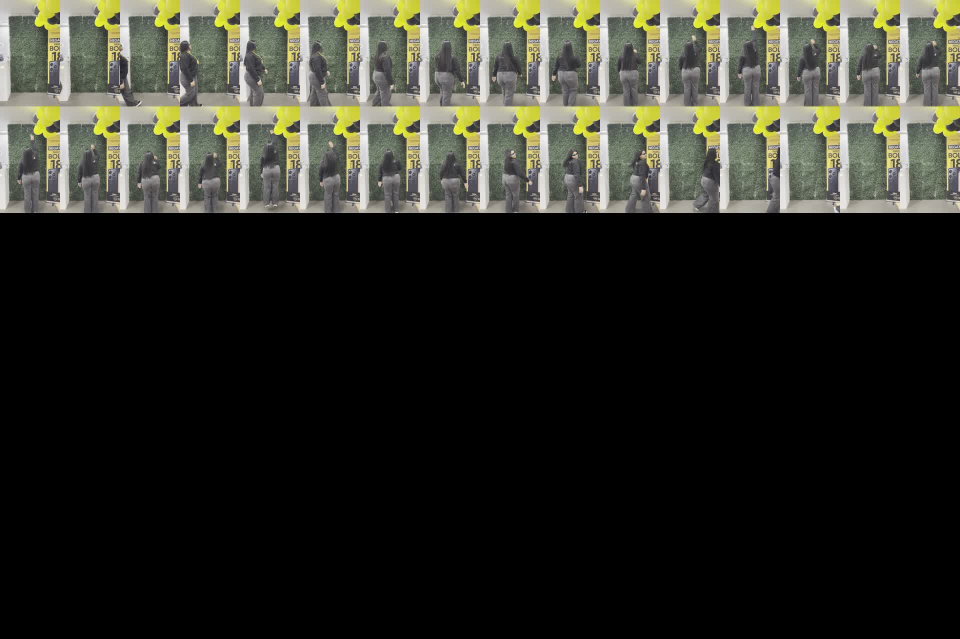
#> input picture realme-bf-07/analysis/src_sheet.jpg, 1920 x 1278 px (shown at 1/2 size)
$ python -i compose.py   (imports and definitions only)
#> lines starting #> are read from the running program, lines starting #| are printed output that depends on the picture; after the words box and inside, x2 and y2 are one past the last pixel; in counts of white or black regions, pixels touching at a corner belong together
# Trend do interruptor: interruptor amarelo/preto preso na parede, vira no toque (5,083 s) e o cartaz Pré-Black
# aparece na parede ATRÁS da pessoa. Áudio da referência com o silêncio alongado para a volta da música cair no toque.
# Uso: python3 scripts/compose.py <raiz> [--test t1,t2]
import subprocess, sys
import numpy as np
import cv2
import soundfile as sf

root = sys.argv[1]
W, H, FPS = 1080, 1920, 24
# [2 lines not run here, left out]
# [1 line that did not run here, left out]
TOUCH = 5.083                                            # mão encosta no interruptor (quadro 122)
REF_DROP, REF_STOP = 4.303, 2.175                        # na referência: volta e parada da música
SHIFT = TOUCH - REF_DROP                                 # silêncio a mais

# ---- elementos em coordenadas do quadro de referência (120)
SW = dict(cx=522, cy=418, w=168, h=76)                   # interruptor: à esquerda dos balões, sob os dedos
POSTER = dict(x=160, y=545, size=610)                    # cartaz na parede de grama, abaixo do interruptor
Y, K = (31, 210, 255), (17, 17, 17)                      # BGR amarelo realme / preto

def switch_img(state):
    """state 0 = desligado (pílula amarela, bolinha preta à direita), 1 = ligado (pílula preta, bolinha amarela à esquerda)"""
#> called with state = 0
    s = 4; w, h = SW["w"] * s, SW["h"] * s
    img = np.zeros((h, w, 4), np.float32)
    pill = np.zeros((h, w), np.uint8)
    r = h // 2
    cv2.rectangle(pill, (r, 0), (w - r, h), 255, -1); cv2.circle(pill, (r, r), r, 255, -1); cv2.circle(pill, (w - r, r), r, 255, -1)
#> after `cv2.rectangle(pill, (r, 0), (w - r, h), 255, -1)`:
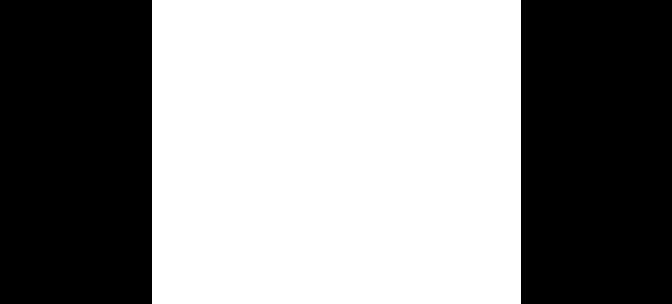
#> pill: shape (304, 672); 54.9% white; 2 black regions, box (x1, y1, x2, y2) and area: (0, 0, 152, 304) 46208, (521, 0, 672, 304) 45904
#> after `cv2.circle(pill, (w - r, r), r, 255, -1)`:
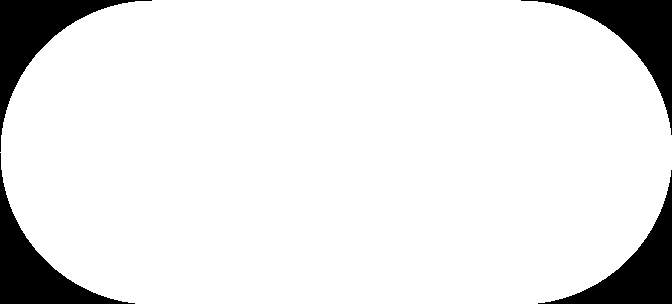
#> pill: shape (304, 672); 90.3% white; 4 black regions, box (x1, y1, x2, y2) and area: (0, 0, 152, 152) 5123, (521, 0, 672, 135) 4971, (0, 153, 135, 304) 4971, (538, 170, 672, 304) 4820
    col = np.float32(Y) * (1 - state) + np.float32(K) * state
    img[..., :3] = col; img[..., 3] = pill / 255.0
#> after `img[..., 3] = pill / 255.0`:
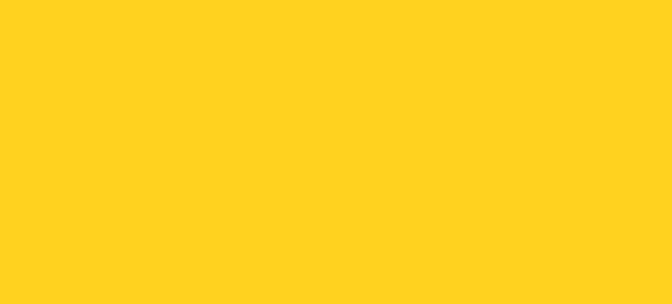
#> img: shape (304, 672, 4) float32; mean of channels 0, 1, 2, 3 31, 209.6, 255.7, 0.9; drawn as B, G, R
    kr = int(r * 0.78); kx = int((w - r) * (1 - state) + r * state)   # bolinha desliza da direita para a esquerda
    knob = np.zeros((h, w), np.uint8); cv2.circle(knob, (kx, r), kr, 255, -1)
#> after `cv2.circle(knob, (kx, r), kr, 255, -1)`:
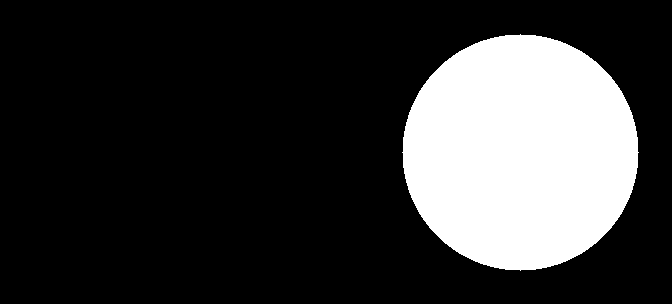
#> knob: shape (304, 672); 21.4% white; 1 white region, box (x1, y1, x2, y2) and area: (402, 34, 639, 271) 43709
    kcol = np.float32(K) * (1 - state) + np.float32(Y) * state
    ka = cv2.GaussianBlur(knob, (0, 0), 2) / 255.0
    img[..., :3] = img[..., :3] * (1 - ka[..., None]) + kcol * ka[..., None]
    # leve brilho e sombra para não parecer chapado
    shade = np.linspace(1.08, 0.92, h, dtype=np.float32)[:, None, None]
    img[..., :3] = np.clip(img[..., :3] * shade, 0, 255)
    return cv2.resize(img, (SW["w"], SW["h"]), interpolation=cv2.INTER_AREA)
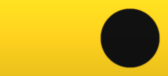
#> returned value: shape (76, 168, 4) float32; mean of channels 0, 1, 2, 3 28, 168.7, 199.8, 0.9; drawn as B, G, R

# [1 line not run here, left out]
# [1 line that did not run here, left out]

def place(layer_bgra, x0, y0, Hm):
    """deforma um elemento (BGRA float, posição x0,y0 no quadro de referência) para o quadro atual"""
    T = np.float32([[1, 0, x0], [0, 1, y0], [0, 0, 1]])
    M = Hm @ T
    out = cv2.warpPerspective(layer_bgra, M, (W, H), flags=cv2.INTER_LINEAR, borderMode=cv2.BORDER_CONSTANT)
    return out[..., :3], out[..., 3]

# recorte da pessoa (modelo de segmentação, scripts/segment.py): o cartaz e o interruptor ficam atrás dela
# [1 line not run here, left out]

def person_mask(i):
    m = MASKS[i].astype(np.float32) / 255.0
    m = cv2.dilate(m, np.ones((3, 3), np.uint8))          # cobre a franja fina da borda
    return cv2.GaussianBlur(m, (0, 0), 1.0)

SW_OFF, SW_ON = switch_img(0.0), switch_img(1.0)
#> call 2 of switch_img, with state = 1
#> in switch_img (call 2), `s = 4`: s = 4
#> in switch_img (call 2), `w, h = (SW['w'] * s, SW['h'] * s)`: w = 672; h = 304
#> in switch_img (call 2), `r = h // 2`: r = 152
#> in switch_img (call 2), `kr = int(r * 0.78)`: kr = 118
#> in switch_img (call 2), `kx = int((w - r) * (1 - state) + r * state)`: kx = 152
#> in switch_img (call 2), `cv2.circle(knob, (kx, r), kr, 255, -1)`:
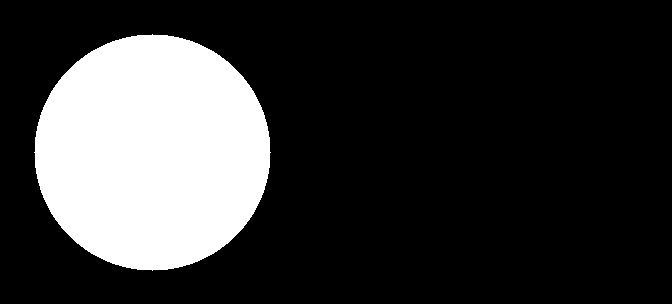
#> knob: shape (304, 672); 21.4% white; 1 white region, box (x1, y1, x2, y2) and area: (34, 34, 271, 271) 43709
#> in switch_img (call 2), `img[..., :3] = img[..., :3] * (1 - ka[..., None]) + kcol * ka[..., None]`:
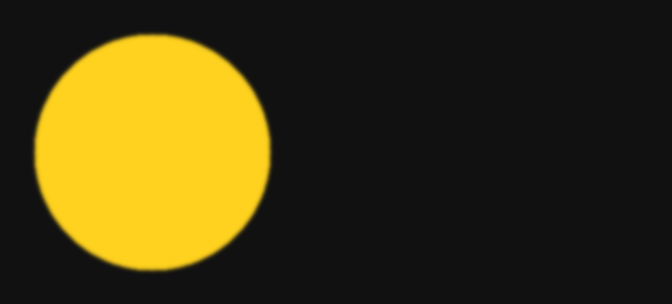
#> img: shape (304, 672, 4) float32; mean of channels 0, 1, 2, 3 20, 58.3, 67.9, 0.9; drawn as B, G, R
# [1 line that did not run here, left out]
SHADOW = np.zeros((POSTER["size"] + 80, POSTER["size"] + 80, 4), np.float32)
# [1 line not run here, left out]
SHADOW[..., 3] = cv2.GaussianBlur(SHADOW[..., 3], (0, 0), 14) * 0.45

def render(i):
    t = i / FPS
    img = frames[i].astype(np.float32)
    Hm = Hs[i].astype(np.float64)
    pm = person_mask(i)
    vis = 1 - pm
    if t >= TOUCH:
        sc, sa = place(SHADOW, POSTER["x"] - 30, POSTER["y"] - 25, Hm)
        img = img * (1 - sa[..., None] * vis[..., None])
        pc, pa = place(PB, POSTER["x"], POSTER["y"], Hm)
        a = pa * vis
        img = img * (1 - a[..., None]) + pc * 0.97 * a[..., None]
    p = np.clip((t - TOUCH) / (3 / FPS), 0, 1)                # bolinha desliza em 3 quadros
    swl = switch_img(p) if 0 < p < 1 else (SW_ON if p >= 1 else SW_OFF)
    sc, sa = place(swl, SW["cx"] - SW["w"] // 2, SW["cy"] - SW["h"] // 2, Hm)
    a = sa * vis
    img = img * (1 - a[..., None]) + sc * a[..., None]
    return np.clip(img, 0, 255).astype(np.uint8)

# [4 lines not run here, left out]

# ---- áudio: referência com o silêncio alongado em SHIFT segundos (inserido no trecho mudo, depois do clique)
# [1 line that did not run here, left out]
# [1 line that did not run here, left out]
# [1 line that did not run here, left out]
# [1 line that did not run here, left out]
# [1 line that did not run here, left out]
sf.write(f"{root}/analysis/audio_sync.wav", audio, sr, subtype="PCM_24")
# [1 line that did not run here, left out]

# [4 lines that did not run here, left out]
last = None
# [5 lines not run here, left out]

>>> import cv2
>>> picture = cv2.imread('../analysis/src_sheet.jpg')
#> picture is the input picture: shape (1278, 1920, 3); mean B, G, R 39, 46.9, 46.5
>>> result = render(picture)
#> (the run stopped early here; a loop or call above may not have finished)
